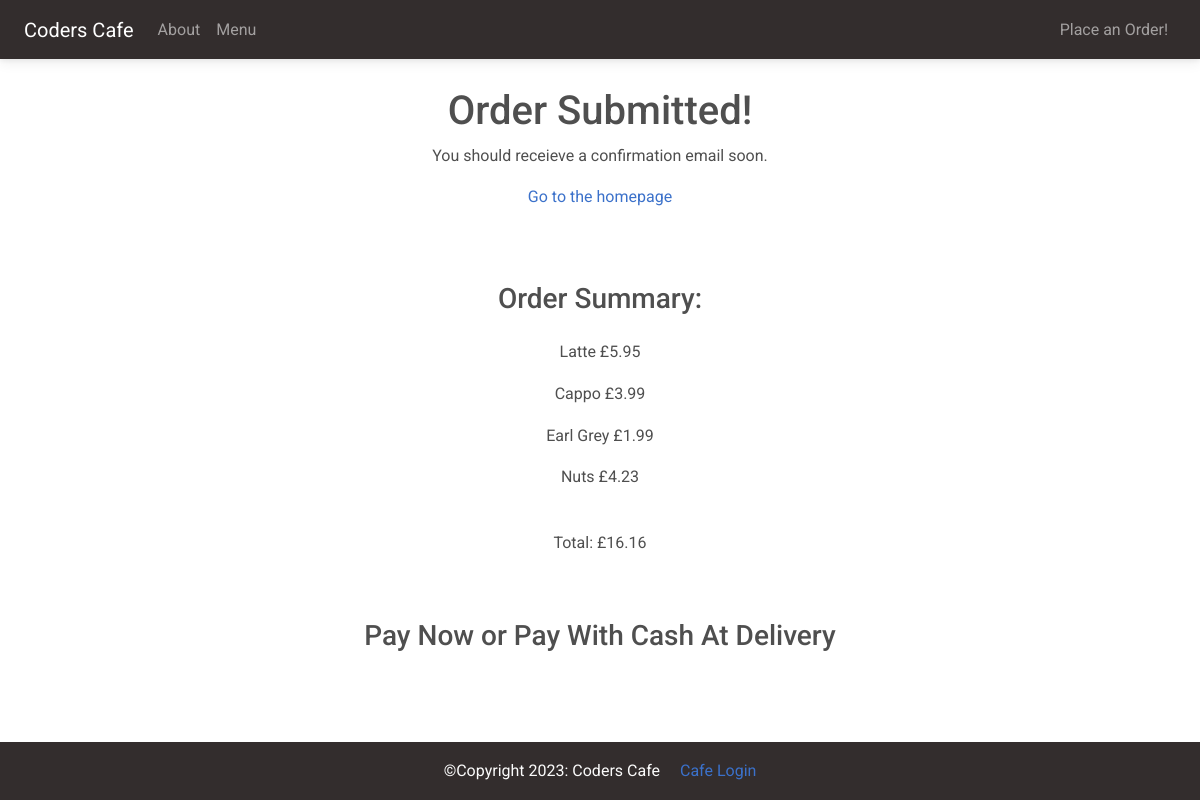
The page /order-confirmation/6 on the database its author committed.
### customer/models.py (models this page shows, shortened)
class MenuItem(models.Model):
    name = models.CharField(max_length=100)
    description = models.TextField()
    image = models.ImageField(upload_to='menu_images/')
    price = models.DecimalField(max_digits=5, decimal_places=2)
    category = models.ManyToManyField('Category', related_name='item')

class OrderModel(models.Model):
    created_on = models.DateTimeField(auto_now_add=True)
    price = models.DecimalField(max_digits=7, decimal_places=2)
    items = models.ManyToManyField('MenuItem', related_name='order', blank=True)
    name = models.CharField(max_length=50, blank=True)
    email = models.CharField(max_length=50, blank=True)
    street = models.CharField(max_length=50, blank=True)
    city = models.CharField(max_length=50, blank=True)
    state = models.CharField(max_length=15, blank=True)
    zip_code = models.IntegerField(blank=True, null=True)
    is_paid = models.BooleanField(default=False)

### customer/views.py (the view, shortened to what this page needs)
# urls.py: path('order-confirmation/<int:pk>', OrderConfirmation.as_view(), name='order-confirmation'),
class OrderConfirmation(View):
    def get(self, request, pk, *args, **kwargs):
        order = OrderModel.objects.get(pk=pk)
        context = {
            'pk': order.pk,
            'items': order.items,
            'price': order.price,
        }
        return render(request, 'customer/order_confirmation.html', context)

### customer/templates/customer/order_confirmation.html (shortened to what this page needs)
{% extends 'customer/base.html' %}
{% block content %}
<div class="container mb-5">
  <div class="row justify-content-center mt-1">
    <div class="col-md-5 col-sm-12 p-4 text-center">
      <h1>Order Submitted!</h1>
      <p>You should receieve a confirmation email soon.</p>
      <a href="{% url 'index' %}">Go to the homepage</a>
    </div>
  </div>
  <div class="row justify-content-center mt-5">
    <div class="col-md-5 col-sm-12 text-center">
      <h3 class="pb-3">Order Summary:</h3>
      {% for item in items.all %}
      <p>{{ item.name }} <span class="pl-3">£{{ item.price }}</span></p>
      {% endfor %}
      <p class="font-weight-bold pt-4">Total: £{{ price }}</p>
    </div>
    <div class="row justify-content-center pt-5 pb-2">
      <div class="col-md-6 text-center">
        <h3>Pay Now or Pay With Cash At Delivery</h3>
      </div>
    </div>
    <div class="row justify-content-center pb-5">
    </div>
  </div>
</div>
{% endblock content %}

### rows shown on the page
MenuItem: name "Latte", price "5.95"
MenuItem: name "Cappo", price "3.99"
MenuItem: name "Earl Grey", price "1.99"
MenuItem: name "Nuts", price "4.23"
OrderModel: price "16.16"
